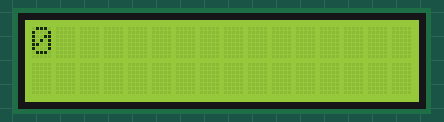
Bench run of a sketch on a simulated Arduino Uno, built with avr-gcc and run on an emulated ATmega328P. Shown: 16×2 character LCD.

Above: at 0.1 s.
At 1.1 s:
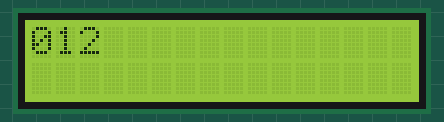
At 2.6 s:
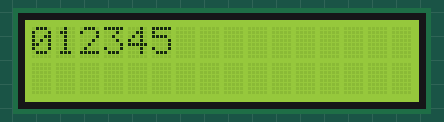
At 5.1 s:
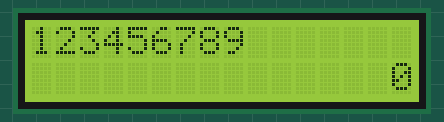
At 7.6 s:
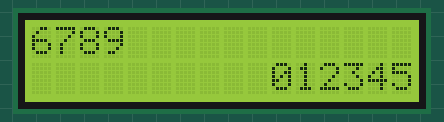
At 10.6 s:
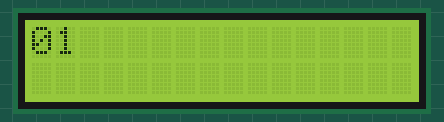

Measured:
- by itself, everything shown: repeats every 10.0 s, in 21 steps
- what the display in image 1 shows lasts 0.5 s, from 1.1 s to 1.6 s

The sketch:

lcd.ino
```cpp
#include <Wire.h>
#include <LCD.h>
#include <LiquidCrystal_I2C.h>

#define I2C_ADDR    0x27 // <<----- Add your address here.  Find it from I2C Scanner
#define BACKLIGHT_PIN     3
#define En_pin  2
#define Rw_pin  1
#define Rs_pin  0
#define D4_pin  4
#define D5_pin  5
#define D6_pin  6
#define D7_pin  7

LiquidCrystal_I2C	lcd(I2C_ADDR,En_pin,Rw_pin,Rs_pin,D4_pin,D5_pin,D6_pin,D7_pin);

void setup()
{
  lcd.begin (16,2); //  <<----- My LCD was 16x2
  lcd.setBacklightPin(BACKLIGHT_PIN,POSITIVE);
  lcd.setBacklight(HIGH);
}

void loop() {
  // set the cursor to (0,0):
  lcd.setCursor(0, 0);
  // print from 0 to 9:
  for (int thisChar = 0; thisChar < 10; thisChar++) {
   lcd.print(thisChar);
   delay(500);
  }

  // set the cursor to (16,1):
  lcd.setCursor(16,1);
  // set the display to automatically scroll:
  lcd.autoscroll();
  // print from 0 to 9:
  for (int thisChar = 0; thisChar < 10; thisChar++) {
    lcd.print(thisChar);
    delay(500);
  }
  // turn off automatic scrolling
  lcd.noAutoscroll();

  // clear screen for the next loop:
  lcd.clear();
}
```
